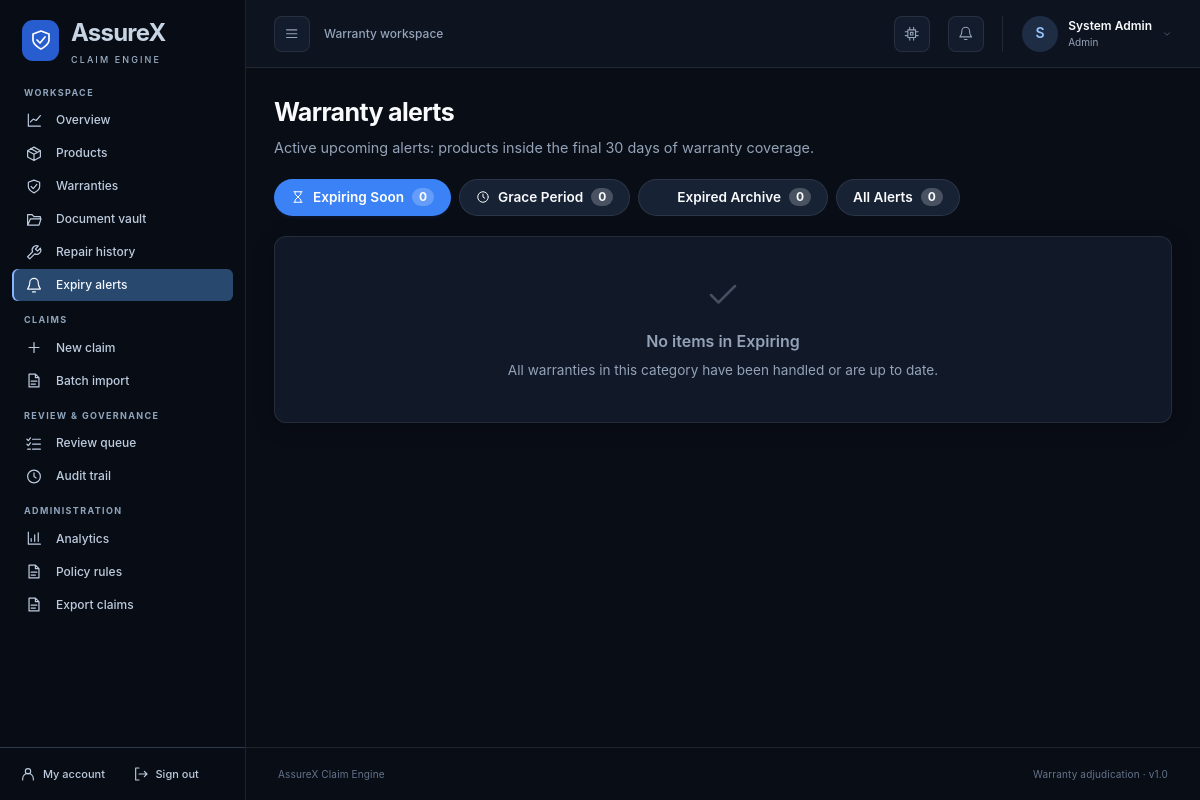
Page /alerts (signed in) on the committed database.
### src/assurex_claim_engine/db/database.py (models this page shows)
class User(Base):
    __tablename__ = "users"
    id = Column(Integer, primary_key=True, index=True)
    user_id = Column(String(50), unique=True, index=True, nullable=False)
    email = Column(String(100), unique=True, index=True, nullable=False)
    hashed_password = Column(String(255), nullable=False)
    full_name = Column(String(100), nullable=False)
    role = Column(String(30), nullable=False, default="customer")
    phone_number = Column(String(50), nullable=True, default="")
    mailing_address = Column(Text, nullable=True, default="")
    created_at = Column(DateTime, default=_utcnow)
    products = relationship("Product", back_populates="owner")
    claims = relationship("Claim", back_populates="claimant")
    documents = relationship("Document", back_populates="owner")
    repairs = relationship("Repair", back_populates="owner")

### src/assurex_claim_engine/web/app.py (the view)
@app.get("/alerts", response_class=HTMLResponse)
def alerts_page(
    request: Request,
    current_user: User = Depends(require_login),
    db: Session = Depends(get_db),
):
    tab = request.query_params.get("tab", "expiring").lower()
    summary = warranty_alert_summary(db, current_user)
    if tab == "expired":
        selected_items = summary["expired"]
    elif tab == "grace":
        selected_items = summary["grace"]
    elif tab == "all":
        selected_items = summary["expiring"] + summary["grace"] + summary["expired"]
    else:
        tab = "expiring"
        selected_items = summary["expiring"]
    page = request.query_params.get("page", 1)
    per_page = request.query_params.get("per_page", 15)
    pagination = paginate(selected_items, page=page, per_page=per_page)
    return render(
        request,
        "alerts.html",
        {
            "user": current_user,
            "pending_actions": pagination["items"],
            "pagination": pagination,
            "active_tab": tab,
            "summary": summary,
        },
        db=db,
    )

### templates/alerts.html (shortened to what this page needs)
{% extends "base.html" %}
{% block content %}
<div style="display: flex; justify-content: space-between; align-items: flex-start; margin-bottom: 1.25rem; flex-wrap: wrap; gap: 1rem;">
    <div>
        <h1 style="font-size: 1.5rem; font-weight: 700;">Warranty alerts</h1>
        <p style="color: var(--text-sub); margin-top: 0.25rem; font-size: 0.9rem;">
            {% if active_tab == 'expired' %}
            Historical expired warranty archive — view and review past warranty coverages.
            {% elif active_tab == 'grace' %}
            Products in active grace period (grace coverage before permanent expiration).
            {% elif active_tab == 'all' %}
            Complete warranty alert directory across active, grace, and expired statuses.
            {% else %}
            Active upcoming alerts: products inside the final 30 days of warranty coverage.
            {% endif %}
        </p>
    </div>
</div>
<div class="alerts-tab-bar" style="display: flex; gap: 0.5rem; margin-bottom: 1.25rem; flex-wrap: wrap;">
    <a href="/alerts?tab=expiring" class="btn {% if active_tab == 'expiring' %}btn-primary{% else %}btn-secondary{% endif %}" style="display: flex; align-items: center; gap: 0.5rem; border-radius: 20px; font-size: 0.85rem; padding: 0.4rem 1rem;">
        <svg class="icon" aria-hidden="true" style="width: 14px; height: 14px;"><use href="/static/icons.svg#fa-hourglass-half"></use></svg>
        <span>Expiring Soon</span>
        <span class="badge" style="background: rgba(255,255,255,0.22); padding: 1px 7px; border-radius: 10px; font-size: 0.75rem; font-weight: 700;">{{ summary.expiring_count|default(0) }}</span>
    </a>
    <a href="/alerts?tab=grace" class="btn {% if active_tab == 'grace' %}btn-primary{% else %}btn-secondary{% endif %}" style="display: flex; align-items: center; gap: 0.5rem; border-radius: 20px; font-size: 0.85rem; padding: 0.4rem 1rem;">
        <svg class="icon" aria-hidden="true" style="width: 14px; height: 14px;"><use href="/static/icons.svg#fa-clock-rotate-left"></use></svg>
        <span>Grace Period</span>
        <span class="badge" style="background: rgba(255,255,255,0.22); padding: 1px 7px; border-radius: 10px; font-size: 0.75rem; font-weight: 700;">{{ summary.grace_count|default(0) }}</span>
    </a>
    <a href="/alerts?tab=expired" class="btn {% if active_tab == 'expired' %}btn-primary{% else %}btn-secondary{% endif %}" style="display: flex; align-items: center; gap: 0.5rem; border-radius: 20px; font-size: 0.85rem; padding: 0.4rem 1rem;">
        <svg class="icon" aria-hidden="true" style="width: 14px; height: 14px;"><use href="/static/icons.svg#fa-box-archive"></use></svg>
        <span>Expired Archive</span>
        <span class="badge" style="background: rgba(255,255,255,0.22); padding: 1px 7px; border-radius: 10px; font-size: 0.75rem; font-weight: 700;">{{ summary.expired_count|default(0) }}</span>
    </a>
    <a href="/alerts?tab=all" class="btn {% if active_tab == 'all' %}btn-primary{% else %}btn-secondary{% endif %}" style="display: flex; align-items: center; gap: 0.5rem; border-radius: 20px; font-size: 0.85rem; padding: 0.4rem 1rem;">
        <span>All Alerts</span>
        <span class="badge" style="background: rgba(255,255,255,0.22); padding: 1px 7px; border-radius: 10px; font-size: 0.75rem; font-weight: 700;">{{ summary.total_all|default(0) }}</span>
    </a>
</div>
{% if pending_actions %}
<table class="data-table">
    <thead>
        <tr><th>Product</th><th>Status</th><th>Expiry</th><th>Remaining</th><th>Actions</th></tr>
    </thead>
    <tbody>
        {% for row in pending_actions %}
        <tr>
            <td>
                <strong>{{ row.product.product_id }}</strong> · {{ row.product.product_name }}
                <div style="font-size: 0.775rem; color: var(--text-sub);">SN: {{ row.product.serial_number }} · {{ row.product.brand }}</div>
            </td>
            <td>
                <span class="status-badge {% if row.warranty_status == 'Expired' %}status-invalid{% elif row.warranty_status == 'Grace Period Active' %}status-review{% else %}status-valid{% endif %}">
                    {{ row.warranty_status }}
                </span>
            </td>
            <td>{{ row.warranty_expiry_date }}</td>
            <td>
                {% if row.remaining_warranty_days > 0 %}
                <span style="color: var(--primary); font-weight: 600;">{{ row.remaining_warranty_days }} days left</span>
                {% elif row.remaining_warranty_days == 0 %}
                <span style="color: var(--warning, #eab308); font-weight: 600;">Expires today</span>
                {% else %}
                <span style="color: var(--danger, #ef4444);">Expired {{ (row.remaining_warranty_days)|abs }}d ago</span>
                {% endif %}
            </td>
            <td>
                <div style="display: flex; gap: 0.4rem; align-items: center;">
                    <a class="btn btn-primary" style="padding: 0.3rem 0.75rem; font-size: 0.8rem;" href="/claims/new?product_id={{ row.product.product_id }}">File claim</a>
                    <form method="POST" action="/alerts/dismiss/{{ row.product.product_id }}?tab={{ active_tab }}" style="display:inline; margin:0;">
                        <button type="submit" class="btn btn-secondary" style="padding: 0.3rem 0.65rem; font-size: 0.8rem;" title="Dismiss alert">Dismiss</button>
                    </form>
                    <a class="link" style="font-size: 0.85rem;" href="/warranties/{{ row.product.product_id }}">Open warranty</a>
                </div>
            </td>
        </tr>
        {% endfor %}
    </tbody>
</table>
{% include "components/pagination.html" %}
{% else %}
<div class="panel">
    <div class="panel-body" style="color:var(--text-sub); text-align: center; padding: 2.5rem 1rem;">
        <svg class="icon" aria-hidden="true" style="width: 36px; height: 36px; opacity: 0.4; margin-bottom: 0.75rem;"><use href="/static/icons.svg#fa-circle-check"></use></svg>
        <div style="font-size: 1rem; font-weight: 600; color: var(--text);">No items in {{ active_tab.replace('_', ' ')|title }}</div>
        <div style="font-size: 0.85rem; margin-top: 0.35rem;">All warranties in this category have been handled or are up to date.</div>
    </div>
</div>
{% endif %}
{% endblock %}

### templates/base.html (shortened to what this page needs)
<!DOCTYPE html>
<html lang="en">
<head>
    <link rel="stylesheet" href="/static/css/dashboard.css">
</head>
{% set active_role = user.role if user else request.session.get('role') %}
{% set active_name = user.full_name if user else request.session.get('full_name') %}
{% set path = request.url.path %}
{% macro nav(url, label, icon, prefix=false) %}
<a href="{{ url }}" aria-label="{{ label }}" class="nav-item-link{% if path == url or (prefix and path.startswith(url + '/')) %} active{% endif %}" {% if path == url or (prefix and path.startswith(url + '/')) %}aria-current="page"{% endif %} title="{{ label }}">
    <svg class="icon" aria-hidden="true"><use href="/static/icons.svg#{{ icon }}"></use></svg><span class="nav-label">{{ label }}</span>
</a>
{% endmacro %}
<body class="{% if active_role %}app-layout{% else %}auth-layout{% endif %}">
{% if active_role %}
<aside class="sidebar" id="app-sidebar" aria-label="Application sidebar">
    <a href="/" class="sidebar-brand"><span class="brand-mark"><svg class="icon" aria-hidden="true"><use href="/static/icons.svg#fa-shield-halved"></use></svg></span><span class="nav-label">AssureX<small>CLAIM ENGINE</small></span></a>
    <nav class="sidebar-nav" aria-label="Main navigation">
        <div class="nav-section-label">Workspace</div>
        {{ nav('/', 'Overview', 'fa-chart-line') }}
        {{ nav('/products', 'Products', 'fa-box', true) }}
        {{ nav('/warranties', 'Warranties', 'fa-shield', true) }}
        {{ nav('/documents', 'Document vault', 'fa-folder-open', true) }}
        {{ nav('/repairs', 'Repair history', 'fa-wrench', true) }}
        {{ nav('/alerts', 'Expiry alerts', 'fa-bell') }}
        {% if active_role in ['customer', 'service_center', 'admin'] %}
        <div class="nav-section-label">Claims</div>
        {{ nav('/claims/new', 'New claim', 'fa-plus') }}
        {{ nav('/claims/import-csv', 'Batch import', 'fa-file-csv') }}
        {% endif %}
        {% if active_role in ['reviewer', 'admin'] %}
        <div class="nav-section-label">Review & governance</div>
        {{ nav('/reviewer/queue', 'Review queue', 'fa-list-check') }}
        {{ nav('/audit-logs', 'Audit trail', 'fa-clock-rotate-left') }}
        {% endif %}
        {% if active_role == 'admin' %}
        <div class="nav-section-label">Administration</div>
        {{ nav('/admin/analytics', 'Analytics', 'fa-chart-bar') }}
        {{ nav('/admin/policies', 'Policy rules', 'fa-scroll') }}
        {{ nav('/admin/export-csv', 'Export claims', 'fa-file-export') }}
        {% endif %}
    </nav>
    <div class="sidebar-bottom">
        {{ nav('/profile', 'My account', 'fa-user-circle') }}
        {{ nav('/logout', 'Sign out', 'fa-right-from-bracket') }}
    </div>
</aside>
<div class="app-workspace">
<header class="app-topbar">
    <div class="topbar-left">
        <button class="icon-button" id="sidebar-toggle" type="button" aria-controls="app-sidebar" aria-expanded="true" aria-label="Toggle navigation"><svg class="icon" aria-hidden="true"><use href="/static/icons.svg#fa-bars"></use></svg></button>
        <span class="workspace-label">Warranty workspace</span>
    </div>
    <div class="topbar-actions">
        <button class="icon-button theme-toggle-btn" id="theme-toggle" type="button" aria-label="Toggle theme" title="Toggle dark/light theme"><svg class="icon" aria-hidden="true"><use href="/static/icons.svg#fa-wand-magic-sparkles"></use></svg></button>
        <a href="/alerts" class="icon-button alerts-link" aria-label="Expiry alerts" title="Expiry alerts"><svg class="icon" aria-hidden="true"><use href="/static/icons.svg#fa-bell"></use></svg></a>
        <a href="/profile" class="account-link"><span class="avatar">{{ (active_name or 'A')[:1]|upper }}</span><span class="account-text">{{ active_name }}<small>{{ active_role.replace('_', ' ')|title }}</small></span><svg class="icon" aria-hidden="true"><use href="/static/icons.svg#fa-chevron-down"></use></svg></a>
    </div>
</header>
{% endif %}
<main class="main-content" id="main-content" tabindex="-1">
    {% block content %}{% endblock %}
</main>
{% if active_role %}<footer class="app-footer"><span>AssureX Claim Engine</span><span>Warranty adjudication · v1.0</span></footer>{% endif %}
</div>
</body>
</html>

### rows in the picture
User: full_name "S", full_name "System Admin", replace "Admin"

### other values in the picture
{{ label }} "Overview Products Warranties Document vault Repair history Expiry alerts New claim Batch import Review queue Audit trail Analytics Policy rules Export claims My account Sign out"
{{ summary.expiring_count|default(0) }} "0"
{{ summary.grace_count|default(0) }} "0"
{{ summary.expired_count|default(0) }} "0"
{{ summary.total_all|default(0) }} "0"
{{ active_tab.replace('_', ' ')|title }} "Expiring"
